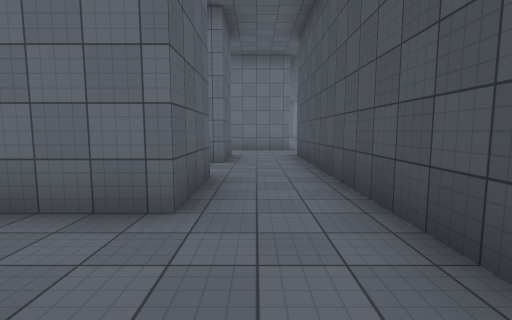
view 1 (above)

24 first-person views from a walk through a 3-D level made in the Unity game engine. The camera is 1.5 m above the floor, tilts 6° down and sees 85° across. The floor is counted in squares, 2 m on a side. Each view is taken from the middle of a square. On the plan, view 1 faces up. The plan holds only what a view shows up to about 10 squares ahead; the rest is blank. The place goes on beyond the plan. Surface patterns are stand-ins for the level's own textures.

view 2
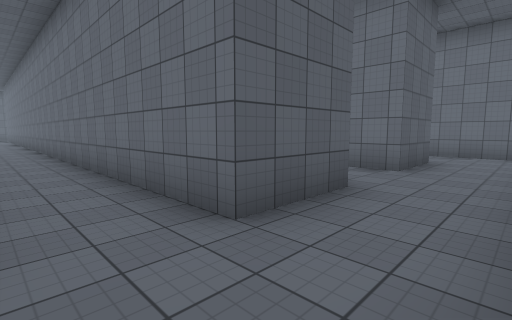

view 3
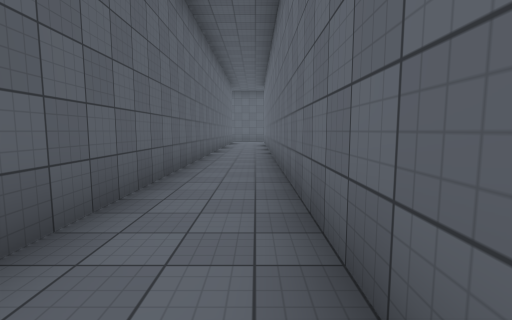

view 4
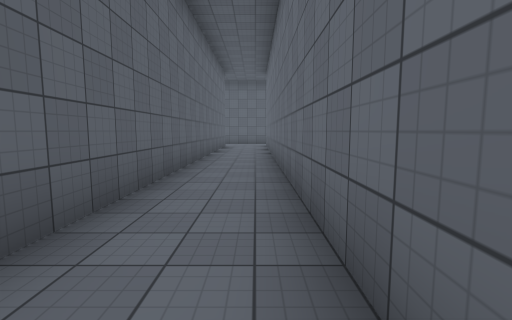

view 5
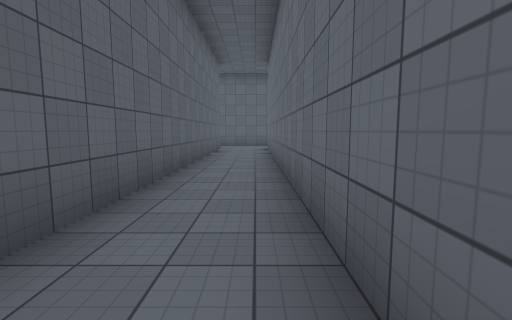

view 6
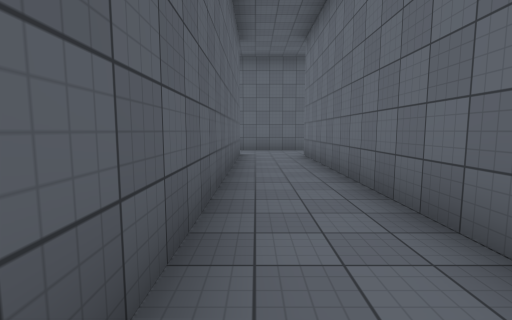

view 7
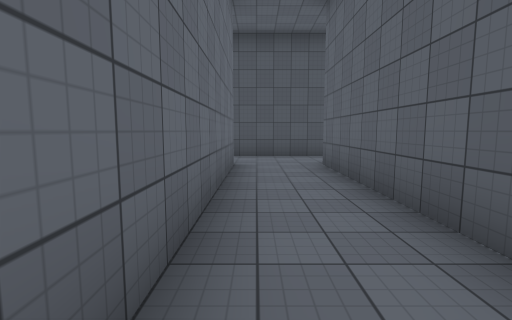

view 8
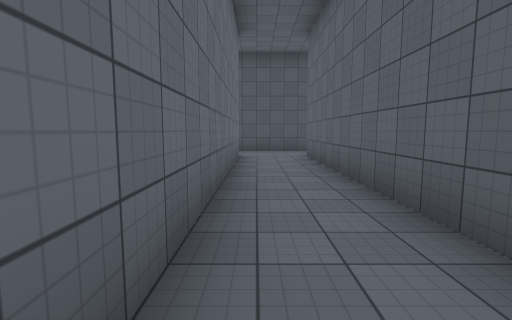

view 9
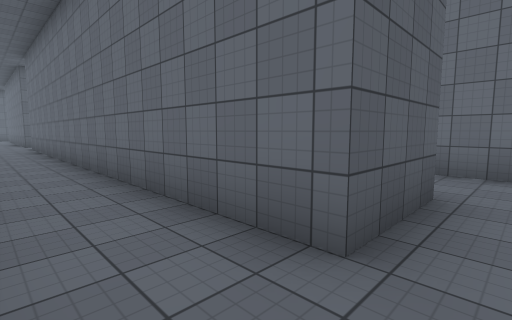

view 10
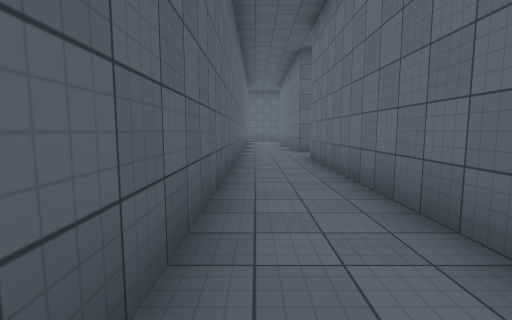

view 11
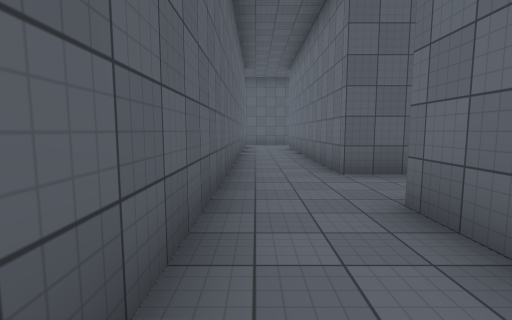

view 12
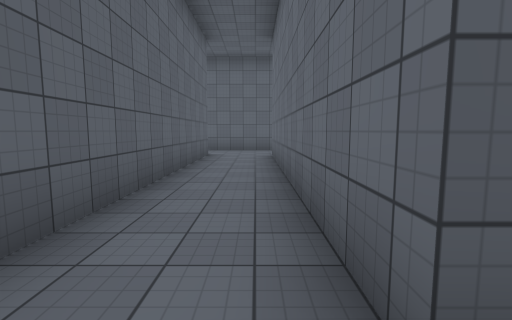

view 13
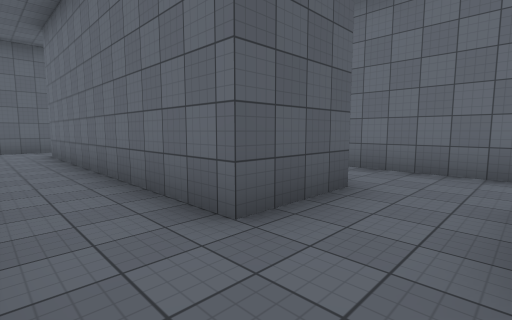

view 14
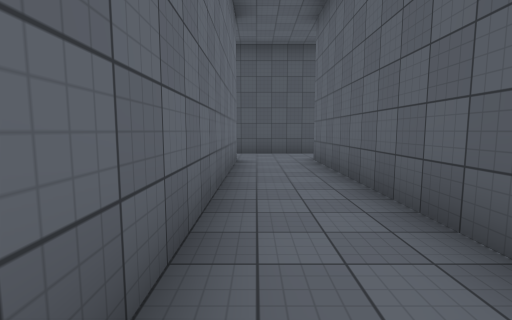

view 15
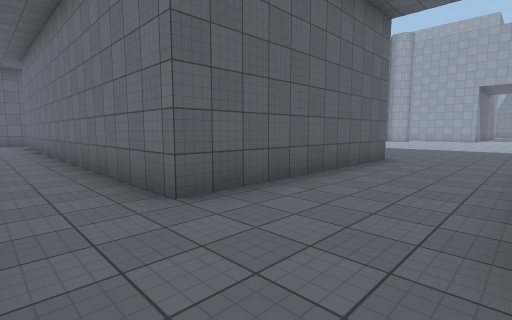

view 16
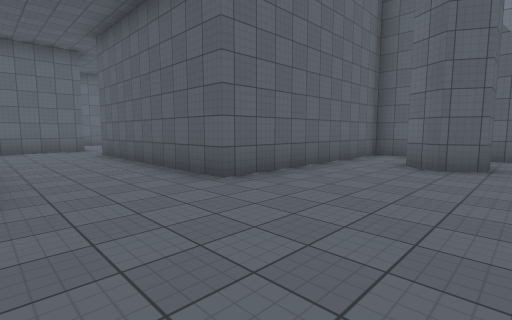

view 17
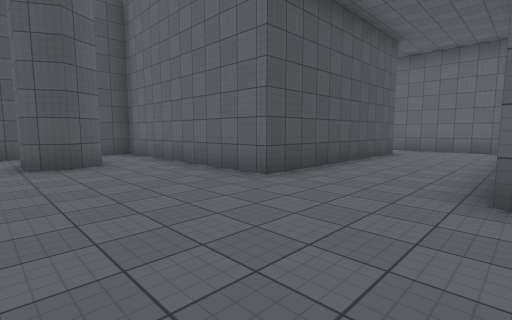

view 18
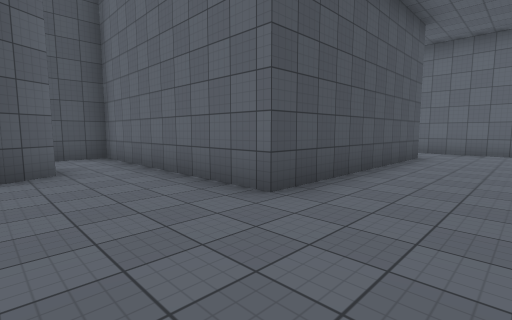

view 19
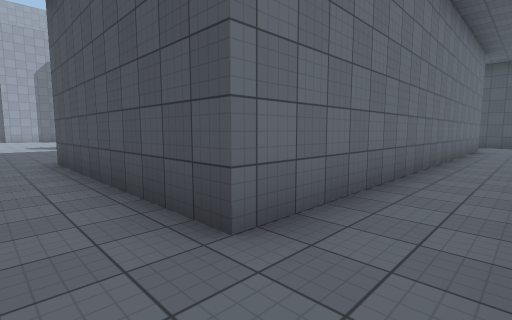

view 20
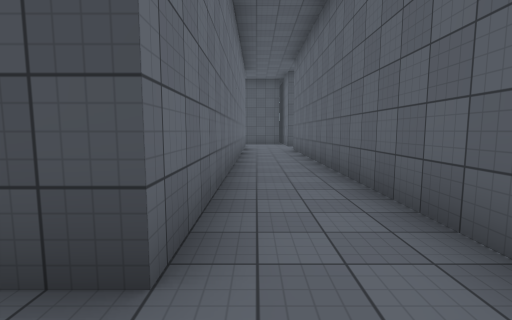

view 21
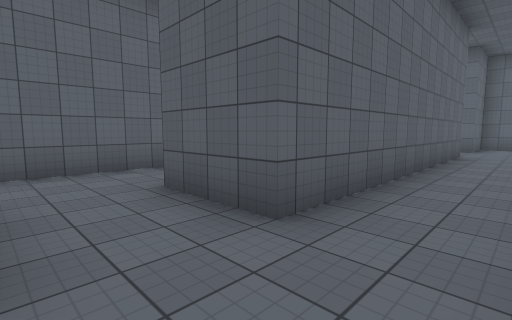

view 22
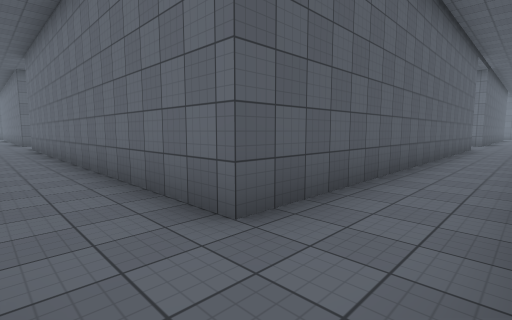

view 23
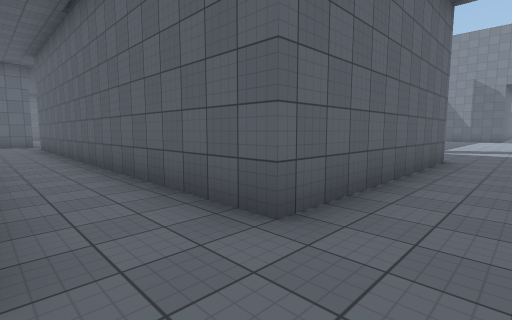

view 24
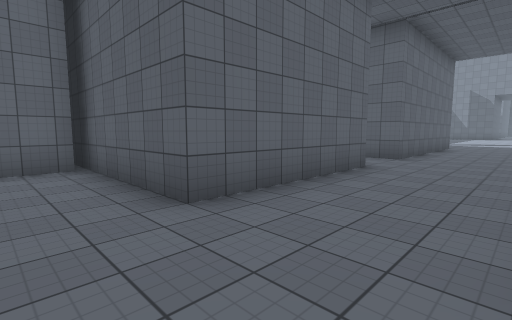

### Floor plan
Points are (right, up) in squares from view 1. A wall is a line through its corners. A room is listed if a view was taken in it or the views show most of it. See-through windows are left out.
Room 1 (views 1, 2, 3, 4, 5, 6, 7, 8)
walls: (-0.7, 2.5) (-22.5, 2.5); (1.3, 0) (1.3, 2.5); (-22.5, 0.5) (-0.7, 0.5)
ways out: opening at (0.5, 3.5) to room 2
Room 2 (views 9, 10, 11, 12, 13, 14)
walls: (-15.8, 6.5) (-22.5, 6.5); (-0.7, 6.5) (-13.7, 6.5); (1.3, 2.5) (1.3, 6.5); (-22.5, 4.5) (-0.7, 4.5) (-0.7, 2.5)
ways out: opening at (0.5, 3.5) to room 1; opening at (-14.5, 7.5) to room 3; opening at (0.5, 7.5) to room 3
Room 3 (views 15, 16, 17, 18, 19, 20, 21, 22, 23, 24)
walls: (-4.7, 22.5) (1.3, 22.5) (1.3, 10.5) (-10.8, 10.5) (-10.8, 16.5) (-4.8, 16.5) (-4.8, 19.6); (-7.3, 18) (-7.8, 18.7) (-7.4, 19.4) (-6.6, 19.4); (3.1, 22.5) (7.5, 22.5) (7.5, 17.8); (7.6, 19) (8.9, 19); (-18.1, 19.4) (-17.4, 19.4) (-17, 18.8) (-17.4, 18); (-0.7, 8.6) (-0.7, 6.5); (-18.6, 16.5) (-13.7, 16.5) (-13.7, 10.5) (-22.5, 10.5); (-19.8, 19.8) (-19.8, 19.3); (-13.7, 8.5) (-2, 8.5); (1.3, 6.5) (1.3, 8.5); (-22.5, 8.5) (-15.8, 8.5) (-15.8, 6.5)
ways out: opening at (-14.5, 7.5) to room 2; opening at (0.5, 7.5) to room 2; opening at (-19, 19) to room 4; opening at (-17.5, 17.5) to room 4
Room 4 (no view inside)
walls: (-19.8, 17.5) (-19.8, 16.5) (-18.6, 16.5)
ways out: opening at (-19, 19) to room 3; opening at (-17.5, 17.5) to room 3

Where each view was taken, in squares from view 1:
view 1: 0 up, 0 right, facing up
view 2: 1 up, 1 right, facing up-left
view 3: 2 up, 6 left, facing left
view 4: 2 up, 10 left, facing left
view 5: 2 up, 12 left, facing left
view 6: 1 up, 15 left, facing left
view 7: 2 up, 7 left, facing right
view 8: 2 up, 9 left, facing right
view 9: 5 up, 0 right, facing up-left
view 10: 5 up, 6 left, facing left
view 11: 5 up, 11 left, facing left
view 12: 6 up, 15 left, facing left
view 13: 5 up, 14 left, facing up-left
view 14: 6 up, 8 left, facing right
view 15: 9 up, 11 left, facing up-left
view 16: 20 up, 11 left, facing down-left
view 17: 20 up, 14 left, facing down-right
view 18: 19 up, 13 left, facing down-right
view 19: 9 up, 12 left, facing up-right
view 20: 10 up, 12 left, facing right
view 21: 10 up, 14 left, facing down-left
view 22: 9 up, 3 right, facing up-left
view 23: 24 up, 3 right, facing down-left
view 24: 25 up, 9 right, facing down-left
